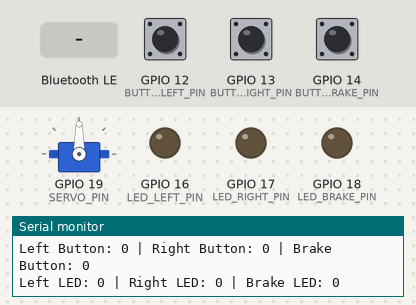
A sketch run on a simulated ESP32. Shown: servo, output pins drawn as LEDs (lit = HIGH), the last lines printed to the serial monitor. The inputs (shaded band) are chosen by the test bench; at power-on: GPIO 12 (BUTTON_LEFT_PIN) HIGH, GPIO 13 (BUTTON_RIGHT_PIN) HIGH, GPIO 14 (BUTTON_BRAKE_PIN) HIGH. Nothing arrives over Bluetooth unless stated; a phone connects over Bluetooth LE 3 s after start.

Above: at 1.2 s.
1.3 s: Bluetooth LE write "LEFT" received
At 1.6 s:
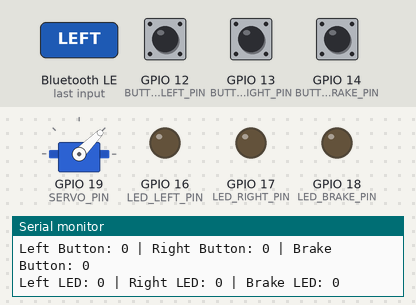
2.8 s: GPIO 12 (BUTTON_LEFT_PIN) pulled LOW for 0.15 s
At 3.9 s:
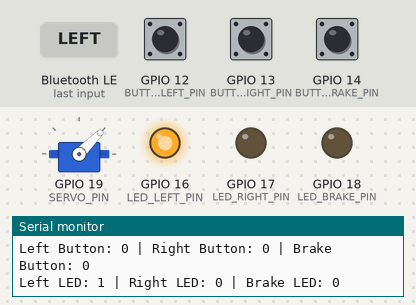
5.9 s: GPIO 13 (BUTTON_RIGHT_PIN) pulled LOW for 0.15 s
At 6.6 s:
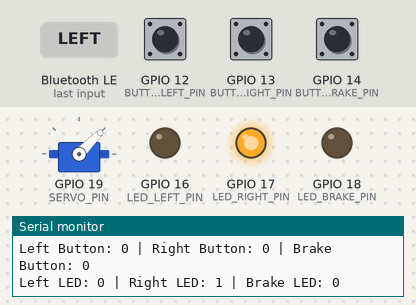
9.0 s: GPIO 14 (BUTTON_BRAKE_PIN) pulled LOW for 0.15 s
At 10.4 s:
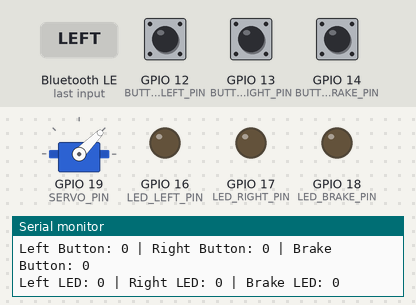
10.7 s: Bluetooth LE write "RIGHT" received
At 11.2 s:
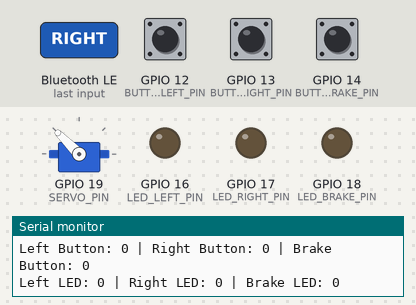
12.2 s: Bluetooth LE write "UTURN" received
At 13.5 s:
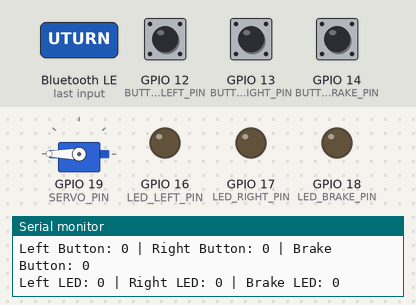
Timing chart, 0 to 14.7 s (numbered marks = the images above; inputs shaded):
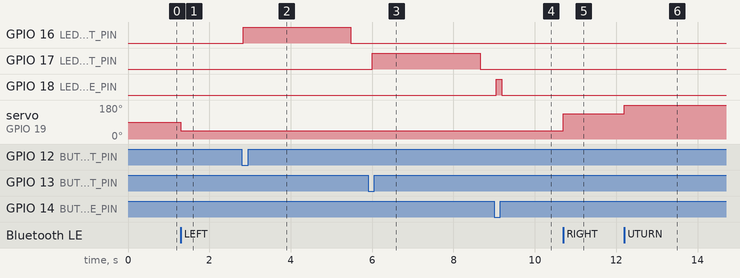

Measured:
- after the input at 1.3 s, servo on GPIO 19 (SERVO_PIN): 90° → 45° at once
- after the input at 2.8 s, GPIO 16 (LED_LEFT_PIN): LOW → HIGH at once, → LOW 2.6 s later
- after the input at 5.9 s, GPIO 17 (LED_RIGHT_PIN): LOW → HIGH after 0.11 s, → LOW 2.6 s later
- after the input at 9.0 s, GPIO 18 (LED_BRAKE_PIN): LOW → HIGH after 0.05 s, → LOW 0.13 s later
- after the input at 10.7 s, servo on GPIO 19 (SERVO_PIN): 45° → 135° at once
- after the input at 12.2 s, servo on GPIO 19 (SERVO_PIN): 135° → 180° at once

The sketch:

bike-light-front.ino
```cpp
#include <BLEDevice.h>
#include <BLEServer.h>
#include <BLEUtils.h>
#include <BLE2902.h>
#include <ESP32Servo.h> // Use ESP32Servo instead of Servo

// Button Pins
#define BUTTON_LEFT_PIN 12
#define BUTTON_RIGHT_PIN 13
#define BUTTON_BRAKE_PIN 14

// LED Pins
#define LED_LEFT_PIN 16
#define LED_RIGHT_PIN 17
#define LED_BRAKE_PIN 18

// Servo Pin
#define SERVO_PIN 19

// Servo Positions (adjust as needed)
#define SERVO_LEFT 45
#define SERVO_NEUTRAL 90
#define SERVO_RIGHT 135
#define SERVO_UTURN 180

// Define custom service and characteristic UUIDs
#define SERVICE_UUID        "0000abcd-0000-1000-8000-00805f9b34fb"
#define CHARACTERISTIC_UUID "00001234-0000-1000-8000-00805f9b34fb" // Valid hexadecimal UUID

// BLE variables
BLECharacteristic *pCharacteristic;
bool deviceConnected = false;

// Struct for button-controlled LEDs
typedef struct {
  uint8_t leftIndicator : 1;
  uint8_t rightIndicator : 1;
  uint8_t brake : 1;
  uint8_t reserved : 5; // Reserved for future use
} LightData;

LightData lightData = {0, 0, 0};

// Servo instance
Servo myServo;

// Consolidated LED control
void controlLED(uint8_t pin, bool state) {
  digitalWrite(pin, state ? HIGH : LOW);
}

// BLE callback class
class MyCallbacks : public BLECharacteristicCallbacks {
  void onWrite(BLECharacteristic *pCharacteristic) {
    String value = pCharacteristic->getValue().c_str(); // Convert BLE data to Arduino String

    if (value.length() > 0) {
      Serial.println("Received instruction: " + value); // Debug output

      // Control servo based on BLE instructions
      if (value.indexOf("LEFT") != -1) {
        myServo.write(SERVO_LEFT);
        Serial.println("Servo: Turning LEFT");
      } else if (value.indexOf("RIGHT") != -1) {
        myServo.write(SERVO_RIGHT);
        Serial.println("Servo: Turning RIGHT");
      } else if (value.indexOf("UTURN") != -1) {
        myServo.write(SERVO_UTURN);
        Serial.println("Servo: U-TURN");
      } else {
        myServo.write(SERVO_NEUTRAL);
        Serial.println("Servo: Neutral position");
      }
    }
  }
};

void setup() {
  // Start Serial for debugging
  Serial.begin(9600);

  // Initialize button pins
  pinMode(BUTTON_LEFT_PIN, INPUT_PULLUP);
  pinMode(BUTTON_RIGHT_PIN, INPUT_PULLUP);
  pinMode(BUTTON_BRAKE_PIN, INPUT_PULLUP);

  // Initialize LED pins
  pinMode(LED_LEFT_PIN, OUTPUT);
  pinMode(LED_RIGHT_PIN, OUTPUT);
  pinMode(LED_BRAKE_PIN, OUTPUT);

  // Turn off all LEDs initially
  controlLED(LED_LEFT_PIN, false);
  controlLED(LED_RIGHT_PIN, false);
  controlLED(LED_BRAKE_PIN, false);

  // Attach servo to pin
  myServo.attach(SERVO_PIN);
  myServo.write(SERVO_NEUTRAL); // Set servo to neutral position initially

  // Initialize BLE
  BLEDevice::init("ESP32-BikeLight-BLE");
  BLEServer *pServer = BLEDevice::createServer();

  BLEService *pService = pServer->createService(SERVICE_UUID);
  pCharacteristic = pService->createCharacteristic(
    CHARACTERISTIC_UUID,
    BLECharacteristic::PROPERTY_READ | BLECharacteristic::PROPERTY_WRITE
  );

  pCharacteristic->setCallbacks(new MyCallbacks());
  pCharacteristic->addDescriptor(new BLE2902());
  pService->start();

  BLEAdvertising *pAdvertising = BLEDevice::getAdvertising();
  pAdvertising->start();
  Serial.println("BLE initialized and advertising");
}
// Variables to track the timer for left and right indicators
int leftIndicatorCounter = 0;
int rightIndicatorCounter = 0;

void loop() {
  // Read button states
  lightData.leftIndicator = !digitalRead(BUTTON_LEFT_PIN);
  lightData.rightIndicator = !digitalRead(BUTTON_RIGHT_PIN);
  lightData.brake = !digitalRead(BUTTON_BRAKE_PIN);

  // Check and update left indicator state
  if (lightData.leftIndicator) {
    leftIndicatorCounter = 20; // Set counter to keep the LED on for 2 seconds
  }
  if (leftIndicatorCounter > 0) {
    controlLED(LED_LEFT_PIN, HIGH);
    leftIndicatorCounter--; // Decrease counter each loop
  } else {
    controlLED(LED_LEFT_PIN, LOW);
  }

  // Check and update right indicator state
  if (lightData.rightIndicator) {
    rightIndicatorCounter = 20; // Set counter to keep the LED on for 2 seconds
  }
  if (rightIndicatorCounter > 0) {
    controlLED(LED_RIGHT_PIN, HIGH);
    rightIndicatorCounter--; // Decrease counter each loop
  } else {
    controlLED(LED_RIGHT_PIN, LOW);
  }

  // Control brake LED (immediate response)
  controlLED(LED_BRAKE_PIN, lightData.brake);

  // Debugging: Print button and LED states
  Serial.print("Left Button: ");
  Serial.print(lightData.leftIndicator);
  Serial.print(" | Right Button: ");
  Serial.print(lightData.rightIndicator);
  Serial.print(" | Brake Button: ");
  Serial.println(lightData.brake);

  Serial.print("Left LED: ");
  Serial.print(digitalRead(LED_LEFT_PIN));
  Serial.print(" | Right LED: ");
  Serial.print(digitalRead(LED_RIGHT_PIN));
  Serial.print(" | Brake LED: ");
  Serial.println(digitalRead(LED_BRAKE_PIN));

  delay(100); // Loop delay for stability
}
```
